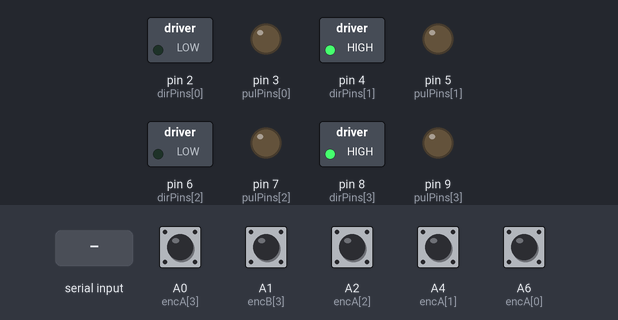
This program was run on a simulated Teensy 4. On the bench: switched loads named in the program (green lamp = pin HIGH), output pins drawn as LEDs (lit = HIGH). Dashed ring = blinking. Inputs (shaded band) come from the test bench; at power-on: A0 (encA[3]), A1 (encB[3]), A2 (encA[2]), A4 (encA[1]), A6 (encA[0]) HIGH. What the program prints to the serial monitor is not drawn.

Above: at 1.2 s.
1.3 s: "m 90 45 200 10\n" received over Serial
At 1.45 s:
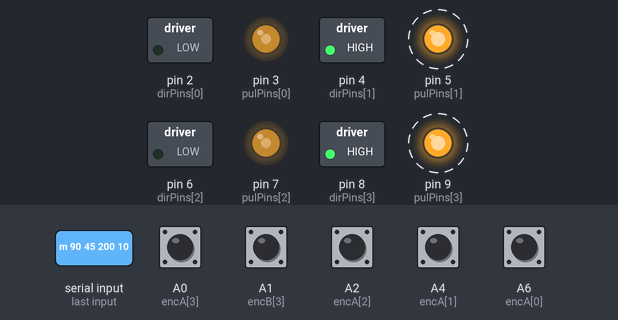
4.3 s: "u \n" received over Serial
7.3 s: A0 (encA[3]) pulled LOW for 0.15 s
10.3 s: "m \n" received over Serial
13.3 s: "e\n" received over Serial
16.3 s: "90,45\n" received over Serial
Timing chart, 0 to 22.9 s (numbered marks = the images above; inputs shaded):
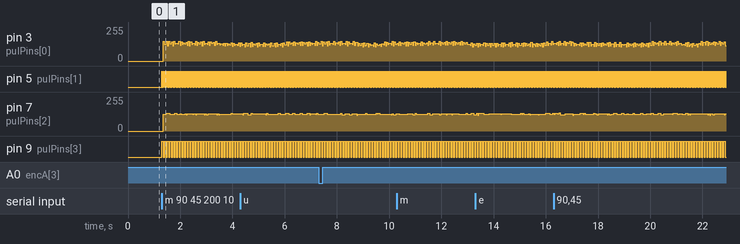

The program:

main.cpp
```cpp
#include <Arduino.h>

float speedScale = 1.0;

const int dirPins[4] = {2, 4, 6, 8};
const int pulPins[4] = {3, 5, 7, 9};

bool dirInverted[4] = {false, true, false, true};

const int encA[4] = {20, 18, 16, 14};
const int encB[4] = {21, 19, 17, 15};

const int pulsesPerRev = 1024 * 4;
volatile long encoderCount[4] = {0, 0, 0, 0};

float motorFreq[4] = {0, 0, 0, 0};
bool pulseState[4] = {false, false, false, false};
unsigned long lastPulseMicros[4] = {0, 0, 0, 0};
unsigned long halfPeriod[4] = {0, 0, 0, 0};

int kp = 20, kd = 12, ki = 0, ko = 50;

String rxBuffer = "";

// ENKODERI
void updateEncoder(int idx) {
    bool A = digitalRead(encA[idx]);
    bool B = digitalRead(encB[idx]);
    if (A == B) encoderCount[idx]++;
    else encoderCount[idx]--;
}

void encoderISR0() { updateEncoder(0); }
void encoderISR1() { updateEncoder(1); }
void encoderISR2() { updateEncoder(2); }
void encoderISR3() { updateEncoder(3); }

// MOTOR LOOP
void runMotors() {
    unsigned long now = micros();
    for (int i = 0; i < 4; i++) {
        if (motorFreq[i] > 0 && (now - lastPulseMicros[i]) >= halfPeriod[i]) {
            pulseState[i] = !pulseState[i];
            digitalWrite(pulPins[i], pulseState[i]);
            lastPulseMicros[i] = now;
        }
    }
}

//Čitanje ros2 komandi
void parseCommand(String &cmd)
{
    cmd.trim();

    if (cmd == "e") {
        Serial.print(encoderCount[0]); Serial.print(" ");
        Serial.print(encoderCount[1]); Serial.print(" ");
        Serial.print(encoderCount[2]); Serial.print(" ");
        Serial.println(encoderCount[3]);
        return;
    }


    // CMD: PID u kp:kd:ki:ko
    if (cmd.startsWith("u ")) {
        sscanf(cmd.c_str(), "u %d:%d:%d:%d", &kp, &kd, &ki, &ko);
        return;
    }


    // CMD: MOTORI m fl fr rl rr
    if (cmd.startsWith("m ")) {

        int fl, fr, rl, rr;
        int matched = sscanf(cmd.c_str(), "m %d %d %d %d", &fl, &fr, &rl, &rr);

        if (matched == 4) {

            int pwm[4] = {fl, fr, rl, rr};

            for (int i = 0; i < 4; i++) {

                int val = pwm[i];
                if (val < 0) {
                    digitalWrite(dirPins[i], dirInverted[i] ? LOW : HIGH);
                    val = -val;
                } else {
                    digitalWrite(dirPins[i], dirInverted[i] ? HIGH : LOW);
                }

                motorFreq[i] = constrain(val, 0, 4000);
                halfPeriod[i] = motorFreq[i] > 0 ? 1000000 / (motorFreq[i] * 2) : 0;
            }
        }
        return;
    }
}

void readSerial()
{
    while (Serial.available()) {

        char c = Serial.read();

        if (c == '\n' || c == '\r') {
            if (rxBuffer.length() > 0) {
                parseCommand(rxBuffer);
                rxBuffer = "";
            }
        }
        else {
            rxBuffer += c;

            // zaštita: ako je buffer prevelik → reset
            if (rxBuffer.length() > 100) {
                rxBuffer = "";
            }
        }
    }
}

void setup()
{
    Serial.begin(115200);   //57600
    for (int i = 0; i < 4; i++) {
        pinMode(dirPins[i], OUTPUT);
        pinMode(pulPins[i], OUTPUT);
        digitalWrite(pulPins[i], LOW);
        digitalWrite(dirPins[i], dirInverted[i] ? HIGH : LOW);
    }
    for (int i = 0; i < 4; i++) {
        pinMode(encA[i], INPUT_PULLUP);
        pinMode(encB[i], INPUT_PULLUP);
    }

    attachInterrupt(digitalPinToInterrupt(encA[0]), encoderISR0, CHANGE);
    attachInterrupt(digitalPinToInterrupt(encA[1]), encoderISR1, CHANGE);
    attachInterrupt(digitalPinToInterrupt(encA[2]), encoderISR2, CHANGE);
    attachInterrupt(digitalPinToInterrupt(encA[3]), encoderISR3, CHANGE);
}
void loop()
{
    readSerial();
    runMotors();
}
```

Measured:
- after the input at 1.3 s, pin 5 (pulPins[1]): alternates HIGH for 0.01 s and LOW for 0.01 s, starting at once; pin 9 (pulPins[3]): alternates HIGH for 0.05 s and LOW for 0.05 s, starting at once
